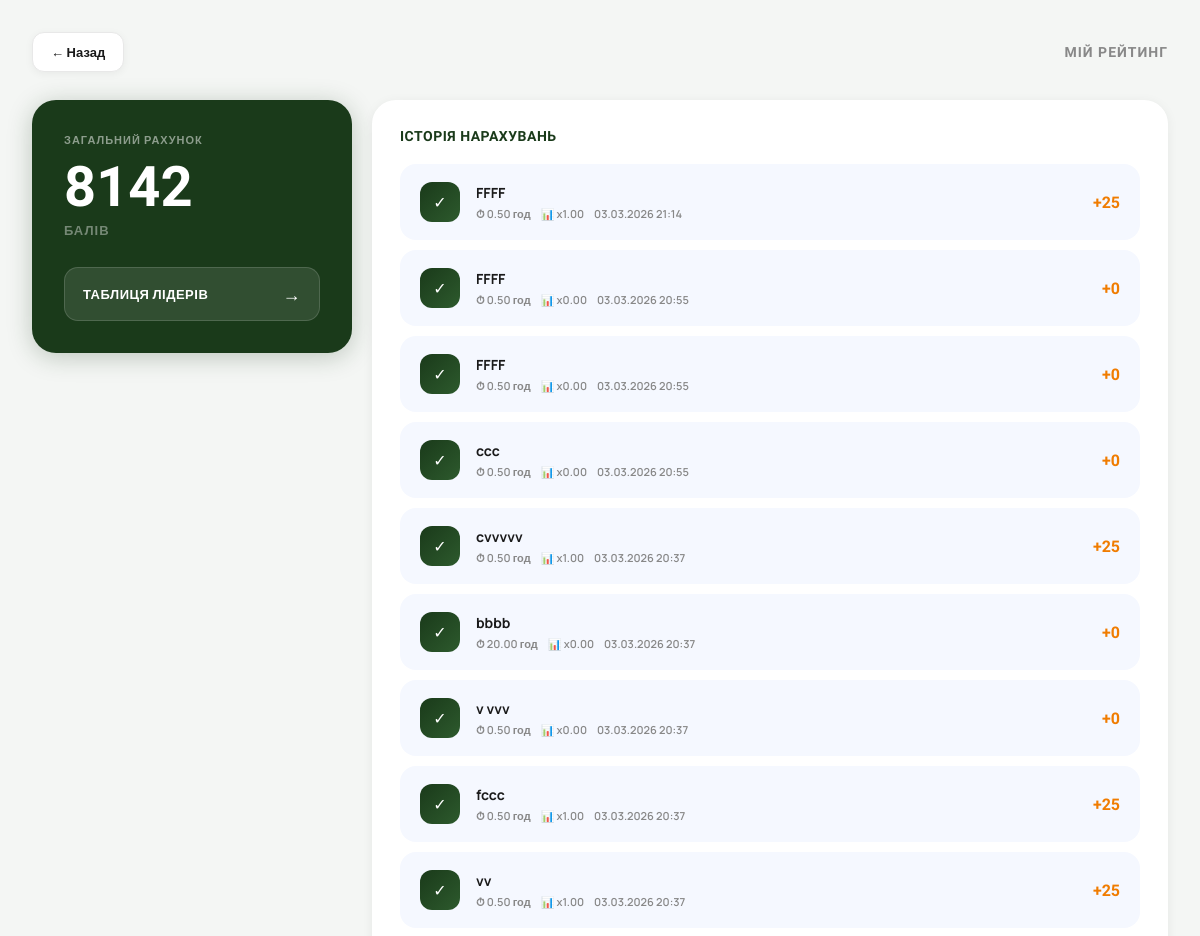
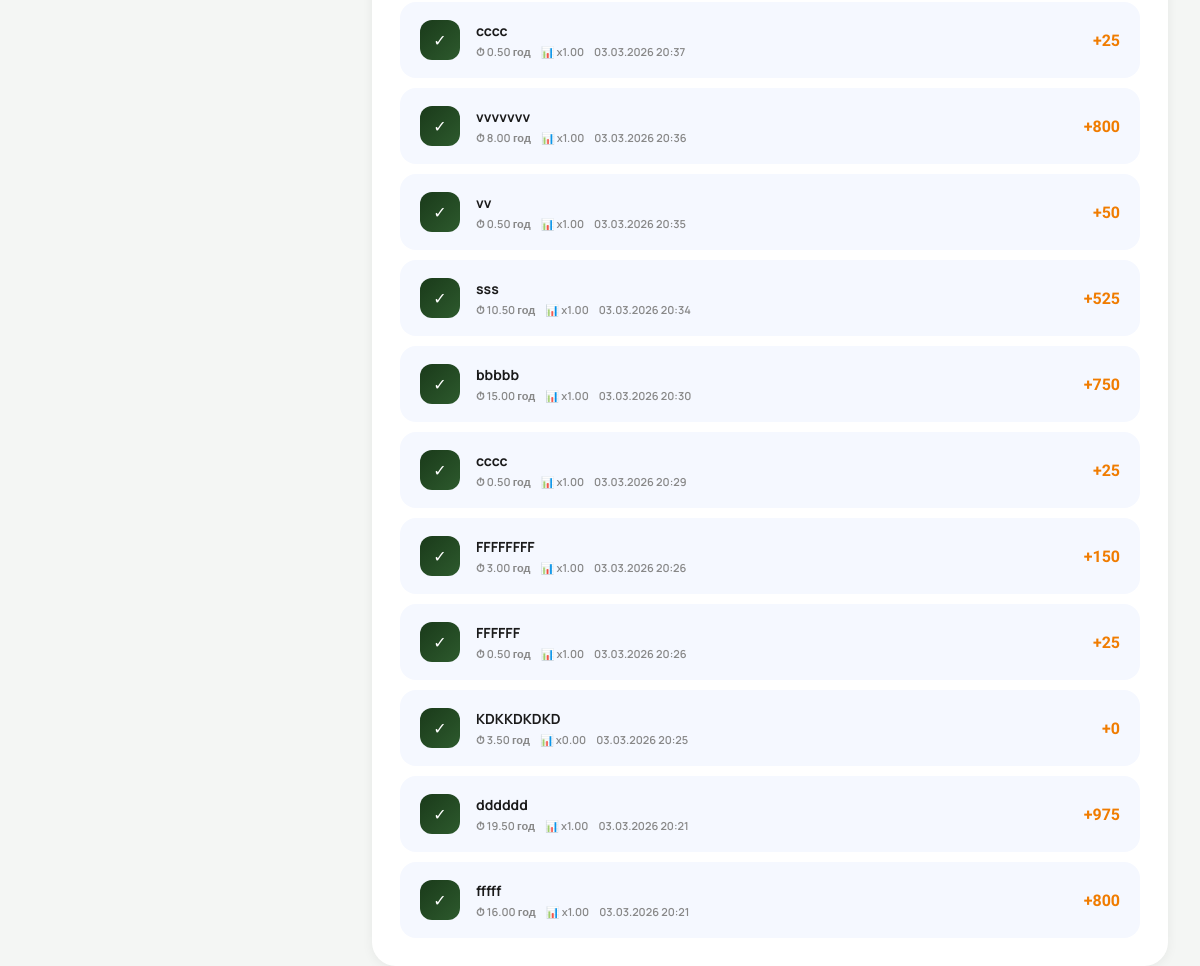
The page /rating/my_rating/ (signed in) on the database its author committed (2 pictures, top to bottom).
### rating/models.py (models this page shows, shortened)
class UserRating(models.Model):
    user = models.OneToOneField(User, on_delete=models.CASCADE, related_name="rating")
    total_points = models.FloatField(default=0)
    current_streak = models.IntegerField(default=1)
    last_completed_date = models.DateField(null=True, blank=True)
    last_penalty_date = models.DateField(null=True, blank=True)

class RatingHistory(models.Model):
    user = models.ForeignKey(User, on_delete=models.CASCADE)
    task = models.ForeignKey("tasks.Task", on_delete=models.CASCADE)
    earned_points = models.FloatField(default=0)
    multiplier = models.FloatField(default=1)
    time_spent_hours = models.FloatField(default=0)
    estimated_hours = models.FloatField(default=0)
    created_at = models.DateTimeField(auto_now_add=True)
    class Meta:
        unique_together = ("user", "task")

### tasks/models.py (models this page shows, shortened)
class Task(models.Model):
    user = models.ForeignKey(User, on_delete=models.CASCADE)
    title = models.CharField(max_length=255)
    category = models.ForeignKey(Category, null=True, blank=True, on_delete=models.SET_NULL)
    planned_date = models.DateField(
        default=timezone.localdate,
        null=True,
        blank=True
    )
    is_for_today = models.BooleanField(default=False)
    deadline_time = models.TimeField(default="23:59") # Непотрібен
    estimated_hours = models.FloatField(default=1)
    is_completed = models.BooleanField(default=False)
    order = models.IntegerField(default=0)
    created_at = models.DateTimeField(auto_now_add=True)
    completed_at = models.DateTimeField(null=True, blank=True)

### rating/views.py (the view)
# urls.py: path("my_rating/", my_rating_view, name="my_rating"),
@login_required
def my_rating_view(request):
    rating, _ = UserRating.objects.get_or_create(user=request.user)
    history = RatingHistory.objects.filter(
        user=request.user
    ).select_related("task").order_by("-created_at")[:20]
    return render(request, "rating/my_rating.html", {
        "rating": rating,
        "history": history,
    })

### rating/templates/rating/my_rating.html (shortened to what this page needs)
<!DOCTYPE html>
<html lang="uk">
<head>
</head>
<body>
<div class="page-header">
  <a href="{% url 'tasks:today_tasks' %}" class="back-btn">← Назад</a>
  <div class="page-title">Мій рейтинг</div>
</div>
<div class="layout">
  <div class="points-card">
    <div class="points-label">Загальний рахунок</div>
    <div class="points-value">{{ rating.total_points|floatformat:0 }}</div>
    <div class="points-unit">балів</div>
    <a href="{% url 'rating:leaderboard' %}" class="leaderboard-btn">
      ТАБЛИЦЯ ЛІДЕРІВ
      <span>→</span>
    </a>
  </div>
  <div class="history-card">
    <div class="history-title">ІСТОРІЯ НАРАХУВАНЬ</div>
    {% for item in history %}
      <div class="history-row">
        <div class="history-icon">✓</div>
        <div class="history-info">
          <div class="history-name">{{ item.task.title }}</div>
          <div class="history-meta">
            <span>⏱ {{ item.estimated_hours|floatformat:2 }} год</span>
            <span>📊 x{{ item.multiplier|floatformat:2 }}</span>
            <span>{{ item.task.completed_at|date:"d.m.Y H:i" }}</span>
          </div>
        </div>
        <div class="history-pts">+{{ item.earned_points|floatformat:0 }}</div>
      </div>
    {% empty %}
      <div class="empty-msg">Поки що немає завершених задач 🙌</div>
    {% endfor %}
  </div>
</div>
</body>
</html>

### rating/templates/rating/my_rating.html (style rules this page uses)
:root { --green-dark: #1a3a1a; --green-mid: #2d5a2d; --green-accent: #3d7a3d; --orange: #f07c00; --orange-light: #ff9a1f; --bg: #f4f6f4; --text-dark: #1a1a1a; --text-muted: #888; --border: #e8e8e8; }
* { margin: 0; padding: 0; box-sizing: border-box; }
body { font-family: 'Manrope', sans-serif; background: var(--bg); color: var(--text-dark); min-height: 100vh; padding: 32px; }
.page-header { display: flex; align-items: center; justify-content: space-between; margin-bottom: 28px; }
.back-btn { display: flex; align-items: center; gap: 8px; padding: 10px 18px; background: white; border: 1px solid var(--border); border-radius: 12px; text-decoration: none; color: var(--text-dark); font-size: 13px; font-weight: 700; transition: all 0.2s; box-shadow: 0 2px 8px rgba(0,0,0,0.05); }
.page-title { font-family: 'Unbounded', sans-serif; font-size: 14px; font-weight: 700; color: var(--text-muted); letter-spacing: 1px; text-transform: uppercase; }
.layout { display: grid; grid-template-columns: 320px 1fr; gap: 20px; align-items: start; }
.points-card { background: var(--green-dark); border-radius: 24px; padding: 32px; color: white; box-shadow: 0 4px 24px rgba(26,58,26,0.25); animation: slideUp 0.4s ease; }
.points-label { font-size: 11px; font-weight: 700; letter-spacing: 1px; text-transform: uppercase; color: rgba(255,255,255,0.5); margin-bottom: 12px; }
.points-value { font-family: 'Unbounded', sans-serif; font-size: 56px; font-weight: 900; color: white; line-height: 1; margin-bottom: 6px; }
.points-unit { font-size: 13px; font-weight: 700; color: rgba(255,255,255,0.4); letter-spacing: 1px; text-transform: uppercase; margin-bottom: 28px; }
.leaderboard-btn { display: flex; align-items: center; justify-content: space-between; padding: 14px 18px; background: rgba(255,255,255,0.1); border-radius: 14px; text-decoration: none; color: white; font-size: 13px; font-weight: 700; letter-spacing: 0.5px; transition: all 0.2s; border: 1px solid rgba(255,255,255,0.15); }
.leaderboard-btn span { font-size: 18px; }
.history-card { background: white; border-radius: 24px; padding: 28px; box-shadow: 0 2px 12px rgba(0,0,0,0.06); animation: slideUp 0.4s ease 0.1s both; }
.history-title { font-family: 'Unbounded', sans-serif; font-size: 14px; font-weight: 700; color: var(--green-dark); letter-spacing: 0.5px; margin-bottom: 20px; display: flex; align-items: center; gap: 10px; }
.history-row { display: flex; align-items: center; gap: 16px; padding: 16px 18px; background: #f5f8ff; border-radius: 16px; margin-bottom: 10px; border: 2px solid transparent; transition: all 0.2s; }
.history-row:last-child { margin-bottom: 0; }
.history-icon { width: 40px; height: 40px; border-radius: 12px; background: linear-gradient(135deg, var(--green-dark), var(--green-mid)); display: flex; align-items: center; justify-content: center; flex-shrink: 0; font-size: 16px; color: white; }
.history-info { flex: 1; min-width: 0; }
.history-name { font-size: 14px; font-weight: 700; color: var(--text-dark); margin-bottom: 4px; white-space: nowrap; overflow: hidden; text-overflow: ellipsis; }
.history-meta { display: flex; flex-wrap: wrap; gap: 10px; align-items: center; }
.history-meta span { font-size: 11px; color: var(--text-muted); font-weight: 600; }
.history-pts { font-family: 'Unbounded', sans-serif; font-size: 16px; font-weight: 700; color: var(--orange); flex-shrink: 0; }

### rows shown on the page
UserRating: total_points "8142"
RatingHistory: task "FFFF", estimated_hours "0.50", multiplier "1.00", task.completed_at "03.03.2026 21:14", earned_points "25"
RatingHistory: task "FFFF", estimated_hours "0.50", multiplier "0.00", task.completed_at "03.03.2026 20:55", earned_points "0"
RatingHistory: task "FFFF", estimated_hours "0.50", multiplier "0.00", task.completed_at "03.03.2026 20:55", earned_points "0"
RatingHistory: task "ccc", estimated_hours "0.50", multiplier "0.00", task.completed_at "03.03.2026 20:55", earned_points "0"
RatingHistory: task "cvvvvv", estimated_hours "0.50", multiplier "1.00", task.completed_at "03.03.2026 20:37", earned_points "25"
RatingHistory: task "bbbb", estimated_hours "20.00", multiplier "0.00", task.completed_at "03.03.2026 20:37", earned_points "0"
RatingHistory: task "v vvv", estimated_hours "0.50", multiplier "0.00", task.completed_at "03.03.2026 20:37", earned_points "0"
RatingHistory: task "fccc", estimated_hours "0.50", multiplier "1.00", task.completed_at "03.03.2026 20:37", earned_points "25"
RatingHistory: task "vv", estimated_hours "0.50", multiplier "1.00", task.completed_at "03.03.2026 20:37", earned_points "25"
RatingHistory: task "cccc", estimated_hours "0.50", multiplier "1.00", task.completed_at "03.03.2026 20:37", earned_points "25"
RatingHistory: task "vvvvvvv", estimated_hours "8.00", multiplier "1.00", task.completed_at "03.03.2026 20:36", earned_points "800"
RatingHistory: task "vv", estimated_hours "0.50", multiplier "1.00", task.completed_at "03.03.2026 20:35", earned_points "50"
RatingHistory: task "sss", estimated_hours "10.50", multiplier "1.00", task.completed_at "03.03.2026 20:34", earned_points "525"
RatingHistory: task "bbbbb", estimated_hours "15.00", multiplier "1.00", task.completed_at "03.03.2026 20:30", earned_points "750"
RatingHistory: task "cccc", estimated_hours "0.50", multiplier "1.00", task.completed_at "03.03.2026 20:29", earned_points "25"
RatingHistory: task "FFFFFFFF", estimated_hours "3.00", multiplier "1.00", task.completed_at "03.03.2026 20:26", earned_points "150"
RatingHistory: task "FFFFFF", estimated_hours "0.50", multiplier "1.00", task.completed_at "03.03.2026 20:26", earned_points "25"
RatingHistory: task "KDKKDKDKD", estimated_hours "3.50", multiplier "0.00", task.completed_at "03.03.2026 20:25", earned_points "0"
RatingHistory: task "dddddd", estimated_hours "19.50", multiplier "1.00", task.completed_at "03.03.2026 20:21", earned_points "975"
RatingHistory: task "fffff", estimated_hours "16.00", multiplier "1.00", task.completed_at "03.03.2026 20:21", earned_points "800"
